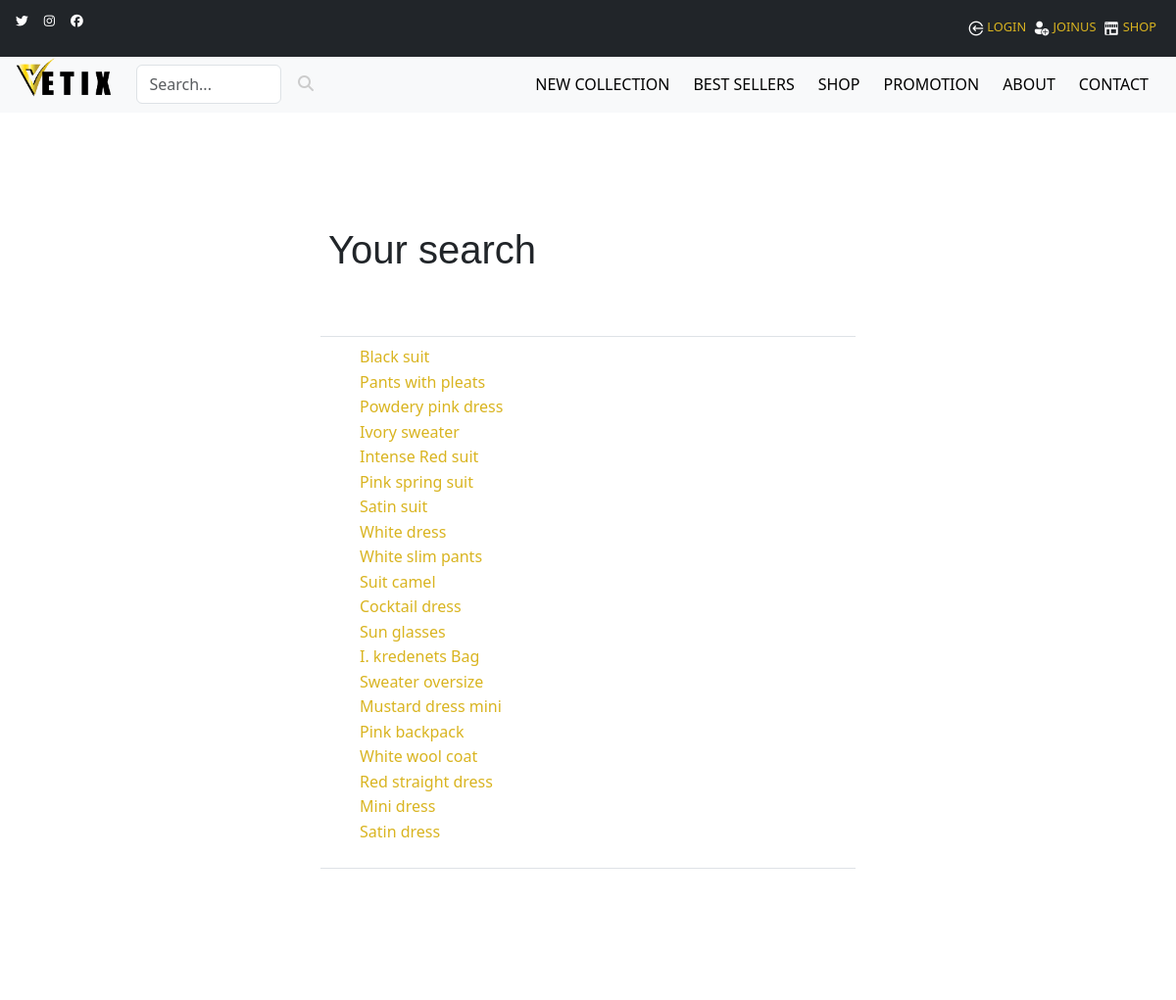
The page /search.php (upper part) on the database as committed earlier.
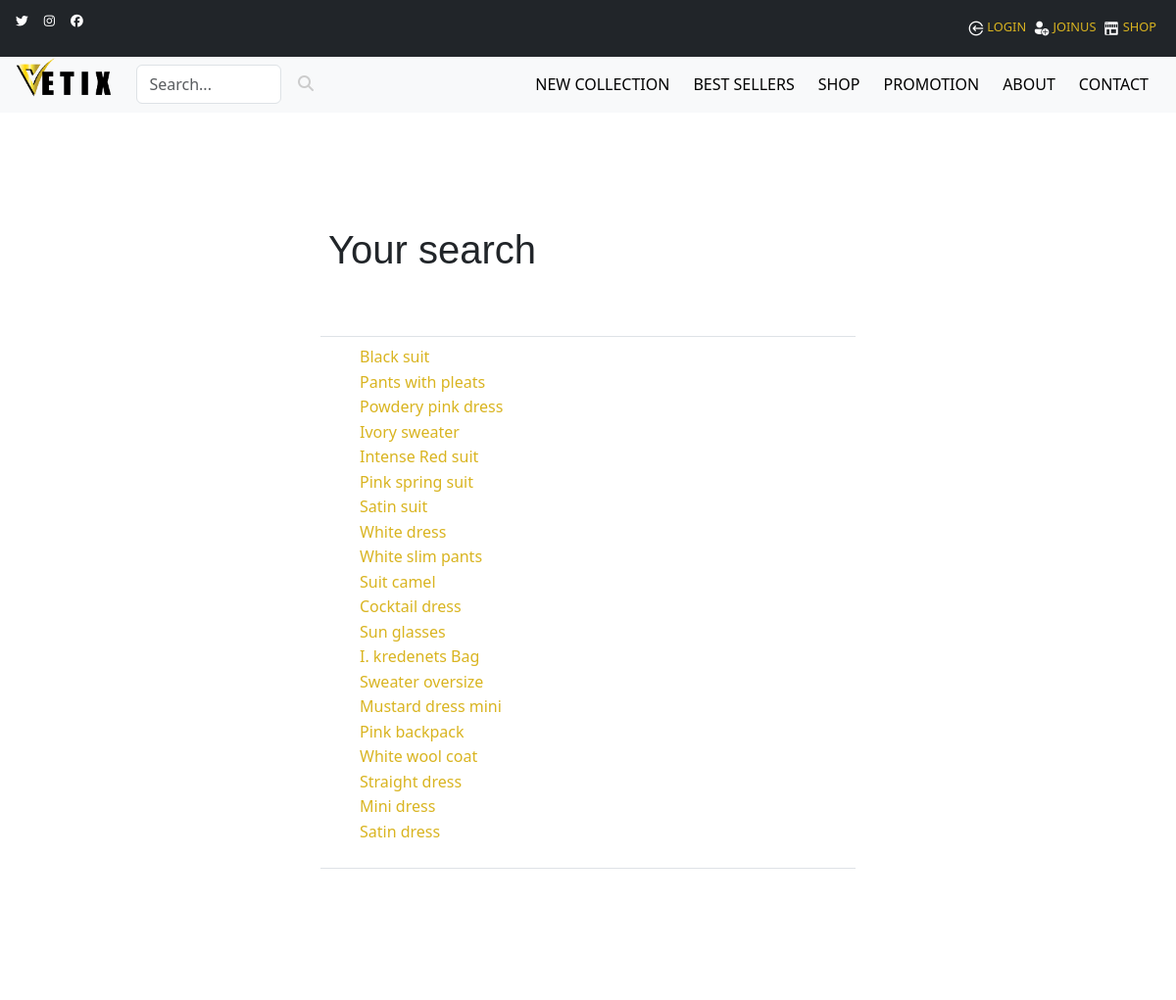
The same page on the database as committed later.
### tables this page shows
CREATE TABLE IF NOT EXISTS `product` (
  `id_product` int(11) NOT NULL AUTO_INCREMENT,
  `title` varchar(255) NOT NULL,
  `description` text NOT NULL,
  `image` varchar(255) NOT NULL,
  `image_1` varchar(255) DEFAULT NULL,
  `image_2` varchar(255) DEFAULT NULL,
  `price` int(11) NOT NULL,
  `best_sellers` tinyint(1) NOT NULL DEFAULT '0',
  `new_collection` tinyint(1) NOT NULL DEFAULT '0',
  `promotion` tinyint(1) NOT NULL DEFAULT '0',
  `promotion_percentage` int(11) DEFAULT NULL,
  PRIMARY KEY (`id_product`)
);

### inc/class/Model.php (called while the page is built, shortened)
<?php
abstract class Model
{
    public function __construct()
    {
        $host = 'localhost';
        $dbname = 'boutique';
        $dbUser = 'root';
        $dbPass = '';
        try {
            $this->bdd = new PDO("mysql:host=$host;dbname=$dbname;charset=utf8", $dbUser, $dbPass);
        } catch (PDOException $e) {
            echo "Erreur : " . $e->getMessage();
            die();
        }
    }
}

### inc/php/callToClasses.php (called while the page is built, shortened)
<?php
require_once 'inc/class/Product.php';
$product = new Product();
?>

### inc/class/Product.php (called while the page is built, shortened)
<?php
require_once "Model.php";
class Product extends Model
{
    protected $bdd;
    public function searchProducts($search)
    {
        $search = htmlspecialchars($search) . "%";
        $query = $this->bdd->prepare("SELECT id_product, title FROM product WHERE title LIKE :search LIMIT 0,20;");
        $query->execute([':search' => $search]);
        $result = $query->fetchAll(PDO::FETCH_ASSOC);
        return $result;
    }
}

### search.php (the view, shortened to what this page needs)
<?php require_once 'inc/php/callToClasses.php'; ?>
<!DOCTYPE html>
<html lang="fr">
<head>
    <link rel="stylesheet" href="inc/css/style.css">
    <link rel="stylesheet" href="https://cdn.jsdelivr.net/npm/bootstrap@5.3.0-alpha3/dist/css/bootstrap.min.css">
</head>
<body>
    <div class="wrapper">
        <?php include 'inc/header.php'; ?>
        <main class="container min-vh-100 justify-content-center align-items-center">
            <section class="row ">
                <div class="col-md-6 m-auto">
                    <table class="table table-hover bg-light">
                        <thead>
                            <tr>
                                <th scope="col text-white"><h2 class="py-5">Your search</h2></th>
                            </tr>
                        </thead>
                        <tbody>
                            <?php
                            $search = $_GET['search'];
                            $results = $product->searchProducts($search);
                            ?>
                            <tr>
                                <td>
                                    <ul>
                                        <li class="list-unstyled">
                                            <?php foreach ($results as $result): ?>
                                                <a href="product.php?id=<?= $result['id_product'] ?>"> <?=$result['title'] ?></a>
                                            <?php endforeach; ?>
                                        </li>
                                    </ul>
                                </td>
                            </tr>
                        </tbody>
                    </table>
                </div>
            </section>
        </main>
    </div>
</body>
</html>

Rows that differ between the two databases and show on the page:
changed product: title "Red straight dress" → "Straight dress"
